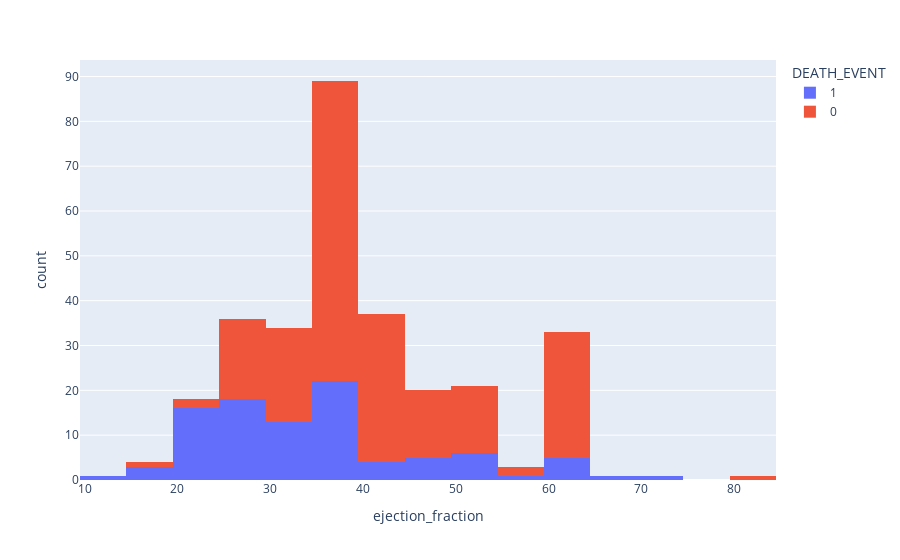

Write notebook code for a chart like this one.
### Code cell
fig = px.histogram(heart_data, x="ejection_fraction", color="DEATH_EVENT", hover_data=heart_data.columns)
fig.show()

### Figure 1 — Plotly figure (JSON) as saved in the notebook; plotly's stock layout.template omitted (floating-point values rounded to 4 significant figures; data arrays with more than 128 entries replaced by an {"elided": "..."} marker saying what was removed)
{"data": [{"alignmentgroup": "True", "bingroup": "x", "hovertemplate": "DEATH_EVENT=1<br>ejection_fraction=%{x}<br>count=%{y}<extra></extra>", "legendgroup": "1", "marker": {"color": "#636efa", "pattern": {"shape": ""}}, "name": "1", "offsetgroup": "1", "orientation": "v", "showlegend": true, "type": "histogram", "x": [20, 38, 20, 20, 20, 40, 15, 60, 65, 35, 38, 25, 30, 38, 50, 38, 14, 25, 55, 30, 35, 30, 38, 40, 45, 38, 30, 38, 45, 35, 50, 35, 50, 50, 38, 20, 30, 45, 60, 38, 25, 38, 20, 30, 25, 20, 62, 50, 38, 30, 20, 20, 25, 40, 35, 20, 15, 25, 25, 25, 35, 20, 20, 25, 25, 25, 30, 60, 60, 38, 40, 17, 38, 25, 30, 45, 35, 30, 38, 20, 25, 25, 38, 25, 30, 50, 25, 20, 45, 30, 70, 20, 30, 25, 25, 20], "xaxis": "x", "yaxis": "y"}, {"alignmentgroup": "True", "bingroup": "x", "hovertemplate": "DEATH_EVENT=0<br>ejection_fraction=%{x}<br>count=%{y}<extra></extra>", "legendgroup": "0", "marker": {"color": "#EF553B", "pattern": {"shape": ""}}, "name": "0", "offsetgroup": "0", "orientation": "v", "showlegend": true, "type": "histogram", "x": {"elided": "203 int values"}, "xaxis": "x", "yaxis": "y"}], "layout": {"barmode": "relative", "legend": {"title": {"text": "DEATH_EVENT"}, "tracegroupgap": 0}, "margin": {"t": 60}, "xaxis": {"anchor": "y", "domain": [0, 1], "title": {"text": "ejection_fraction"}}, "yaxis": {"anchor": "x", "domain": [0, 1], "title": {"text": "count"}}}}
